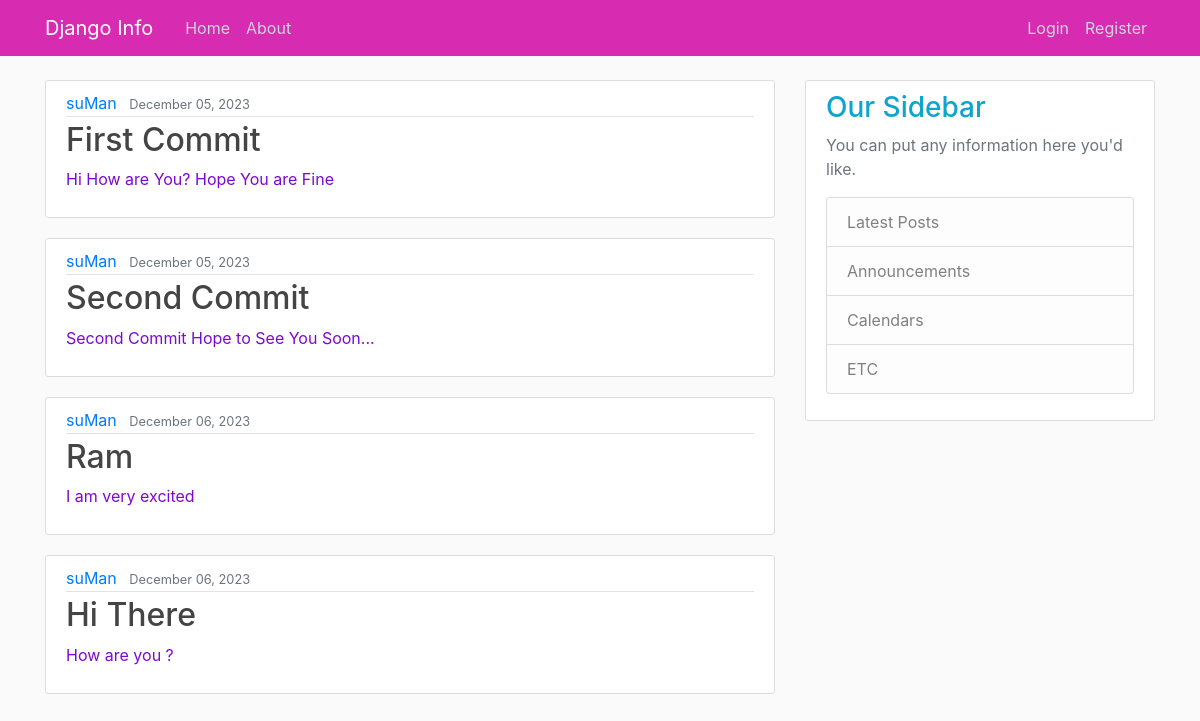
The page / on the database its author committed.
### info/models.py (models this page shows, shortened)
class Post(models.Model):
    title = models.CharField(max_length=100)
    content = models.TextField()
    date_posted = models.DateTimeField(default= timezone.now)
    author = models.ForeignKey(User, on_delete= models.CASCADE)

### info/views.py (the view)
# urls.py: 2. Add a URL to urlpatterns:  path('', views.home, name='home')
def home(request):
    context = {
        'posts': Post.objects.all()
    }
    return render(request,'info/home.html', context)

### info/templates/info/home.html
{% extends "info/base.html" %}
{% block content %}
    {% for post in posts%}
    <article class="media content-section">
        <div class="media-body">
          <div class="article-metadata">
            <a class="mr-2" href="#">{{ post.author }}</a>
            <small class="text-muted">{{ post.date_posted|date:"F d, Y"}}</small>
          </div>
          <h2><a class="article-title" href="#">{{ post.title }}</a></h2>
          <p class="article-content">{{ post.content }}</p>
        </div>
      </article>
  {% endfor %}
{% endblock content %}

### info/templates/info/base.html (shortened to what this page needs)
{% load static %}
<!DOCTYPE html>
<html>
<head>
    <link rel="stylesheet" href="https://maxcdn.bootstrapcdn.com/bootstrap/4.0.0/css/bootstrap.min.css">
    <link rel="stylesheet" type="text/css" href="{% static 'info/main.css' %}">
</head>
<body>
  <header class="site-header">
    <nav class="navbar navbar-expand-md navbar-dark bg-steel fixed-top">
      <div class="container">
        <a class="navbar-brand mr-4" href="{% url 'info-home' %}">Django Info</a>
        <div class="collapse navbar-collapse" id="navbarToggle">
          <div class="navbar-nav mr-auto">
            <a class="nav-item nav-link" href="{% url 'info-home' %}">Home</a>
            <a class="nav-item nav-link" href="{% url 'info-about' %}">About</a>
          </div>
          <div class="navbar-nav">
            <a class="nav-item nav-link" href="#">Login</a>
            <a class="nav-item nav-link" href="#">Register</a>
          </div>
        </div>
      </div>
    </nav>
  </header>
  <main role="main" class="container">
    <div class="row">
      <div class="col-md-8">
        {% block content %}{% endblock %}
      </div>
      <div class="col-md-4">
        <div class="content-section">
          <h3>Our Sidebar</h3>
          <p class='text-muted'>You can put any information here you'd like.
            <ul class="list-group">
              <li class="list-group-item list-group-item-light">Latest Posts</li>
              <li class="list-group-item list-group-item-light">Announcements</li>
              <li class="list-group-item list-group-item-light">Calendars</li>
              <li class="list-group-item list-group-item-light">ETC</li>
            </ul>
          </p>
        </div>
      </div>
    </div>
  </main>
</body>
</body>
</html>

### info/static/info/main.css (style rules this page uses)
body { background: #fafafa; color: #7d08d1; margin-top: 5rem; }
h1, h2, h3, h4, h5, h6 { color: #0fa4cd; }
ul { margin: 0; }
.bg-steel { background-color: #d72cb2; }
.site-header .navbar-nav .nav-link { color: #cbd5db; }
.content-section { background: #ffffff; padding: 10px 20px; border: 1px solid #dddddd; border-radius: 3px; margin-bottom: 20px; }
.article-title { color: #444444; }
.article-content { white-space: pre-line; }
.article-metadata { padding-bottom: 1px; margin-bottom: 4px; border-bottom: 1px solid #e3e3e3 }

### rows shown on the page
Post: author "suMan", date_posted "December 05, 2023", title "First Commit", content "Hi How are You? Hope You are Fine"
Post: author "suMan", date_posted "December 05, 2023", title "Second Commit", content "Second Commit Hope to See You Soon..."
Post: author "suMan", date_posted "December 06, 2023", title "Ram", content "I am very excited"
Post: author "suMan", date_posted "December 06, 2023", title "Hi There", content "How are you ?"
